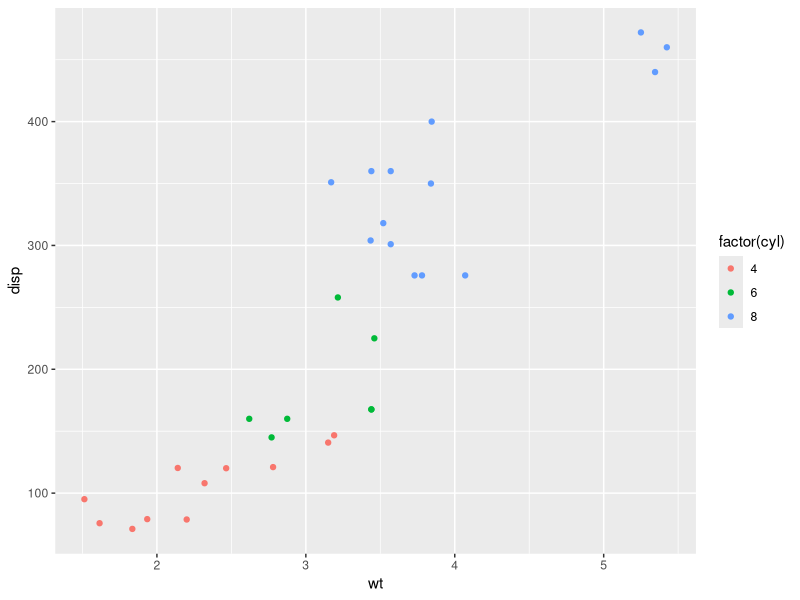
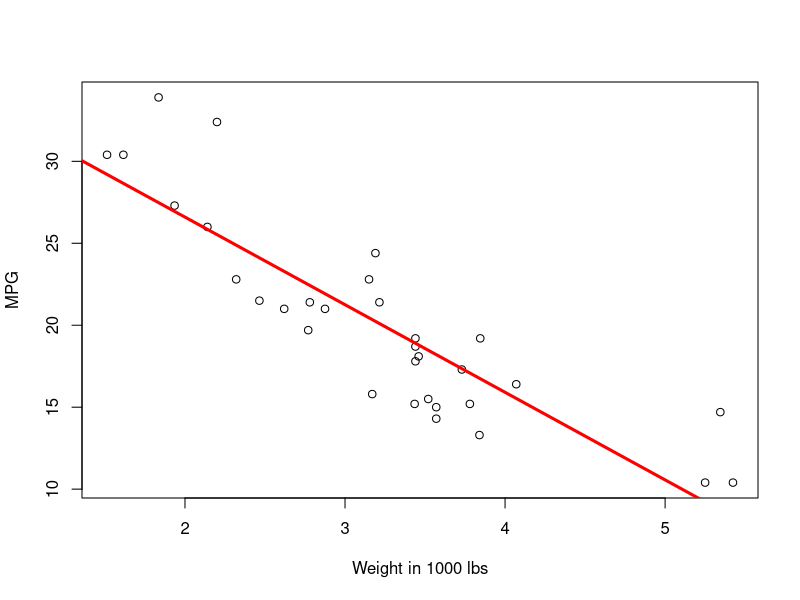
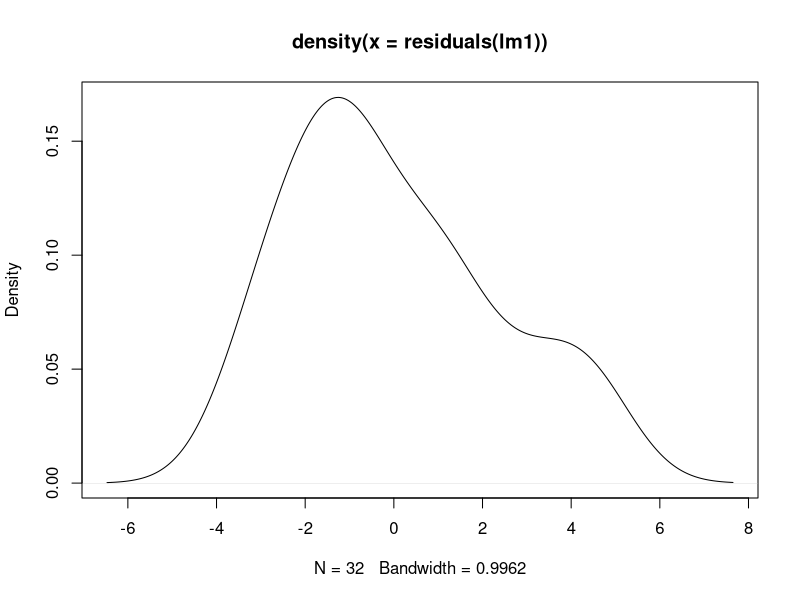

The R script that drew these images, in order:
## ---- chunk 1
cor.test(mtcars$disp,mtcars$cyl)$estimate
## ---- chunk 2
manual <- c(round(nrow(mtcars[mtcars$cyl == 4 & mtcars$am == 1,])
                  /nrow(mtcars[mtcars$cyl == 4,])*100,1),
round (nrow(mtcars[mtcars$cyl == 6 & mtcars$am == 1,])/nrow(mtcars[mtcars$cyl == 6,])*100,1),
round(nrow(mtcars[mtcars$cyl == 8 & mtcars$am == 1,])/nrow(mtcars[mtcars$cyl == 8,])*100,1))
cyl <- c(4,6,8)
mpg <- c(mean(mtcars[mtcars$cyl == 4,]$mpg),
         mean(mtcars[mtcars$cyl == 6,]$mpg),
         mean(mtcars[mtcars$cyl == 8,]$mpg))
Man_vs_cyl <- data.frame(cyl,manual,mpg)
Man_vs_cyl
## ---- chunk 3
lm1 <- step(lm(data=mtcars,mpg~.),direction="backward",test="F", trace=FALSE)

summary(lm1)$coef
## ---- chunk 4
lm4 <- lm(data=mtcars,mpg~ wt + factor(am))

summary(lm4)$coef
## ---- chunk 5
library(ggplot2)
qplot(wt, disp, color = factor(cyl), data = mtcars)
## ---- chunk 6
manual <- c(round(nrow(mtcars[mtcars$cyl == 4 & mtcars$am == 1,])
                  /nrow(mtcars[mtcars$cyl == 4,])*100,1),
round (nrow(mtcars[mtcars$cyl == 6 & mtcars$am == 1,])/nrow(mtcars[mtcars$cyl == 6,])*100,1),
round(nrow(mtcars[mtcars$cyl == 8 & mtcars$am == 1,])/nrow(mtcars[mtcars$cyl == 8,])*100,1))
cyl <- c(4,6,8)
mpg <- c(mean(mtcars[mtcars$cyl == 4,]$mpg),
         mean(mtcars[mtcars$cyl == 6,]$mpg),
         mean(mtcars[mtcars$cyl == 8,]$mpg))
Man_vs_cyl <- data.frame(cyl,manual,mpg)
Man_vs_cyl
## ---- chunk 7
plot(mtcars$wt, mtcars$mpg, xlab ="Weight in 1000 lbs", ylab = "MPG")
abline(lm(mtcars$mpg~mtcars$wt),col="red",lwd=3)

## ---- chunk 8
d <- density(residuals(lm1))
plot(d)
